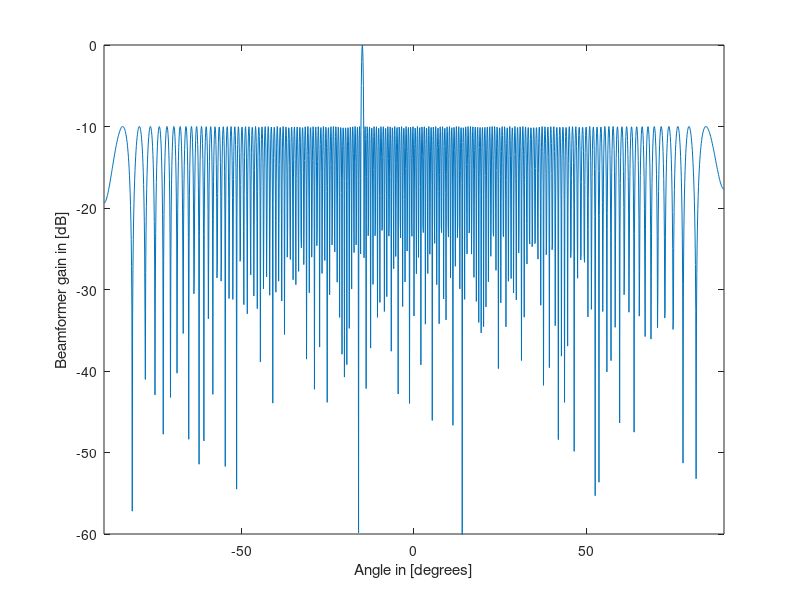

This chart was generated by the following MATLAB code:
clear all;
close all;
clear classes;
clc;

%% Assign 1
% 1. Setup the ULA settings as in figure 1 of the assignment

N = 140;                  % Number of sensors
c = 3*10^8;
f = 2*10^9;     
dx = 0.625*c/f;      % meters of element spacing in x-direction 
dy =0;               % meters of element spacing in y-direction 

theta=-90:0.1:90;
u0=sind(-15);
u=sind(theta)-u0;
p=0;
q=0;
for i=1:140
    h=0;
    m=(-(N-1)/2 : (N-1)/2).*dx;
    l=chebwin(140,10);
    beta=2*pi*(i-1)*0.625*u;
    ss=l(i,1)*exp(1j*beta);
    p=p+ss;
    q=q+l(i,1);
end
p=p.^2/q^2;
p=10*log10(p);
plot(theta,p);
xlabel('Angle in [degrees]')
ylabel('Beamformer gain in [dB]')
axis([-90 90 -60 0]);
